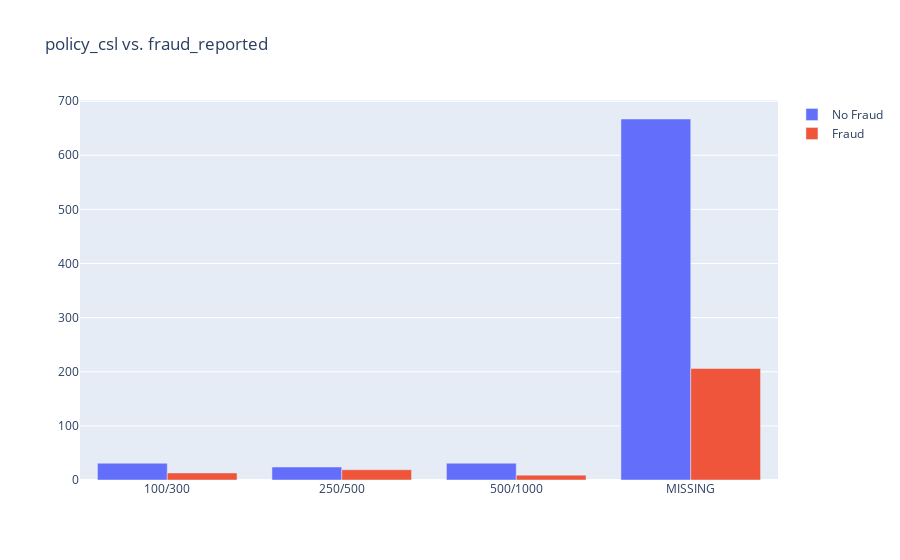

The code cell stored with this chart in its notebook:
### Code cell
vis_data(df, 'policy_csl')

### Figure 1 — Plotly figure (JSON) as saved in the notebook; plotly's stock layout.template omitted (floating-point values rounded to 4 significant figures)
{"data": [{"name": "No Fraud", "type": "bar", "x": ["100/300", "250/500", "500/1000", "MISSING"], "y": [31, 24, 31, 667]}, {"name": "Fraud", "type": "bar", "x": ["100/300", "250/500", "500/1000", "MISSING"], "y": [13, 19, 9, 206]}], "layout": {"barmode": "group", "title": {"text": "policy_csl vs. fraud_reported"}}}
